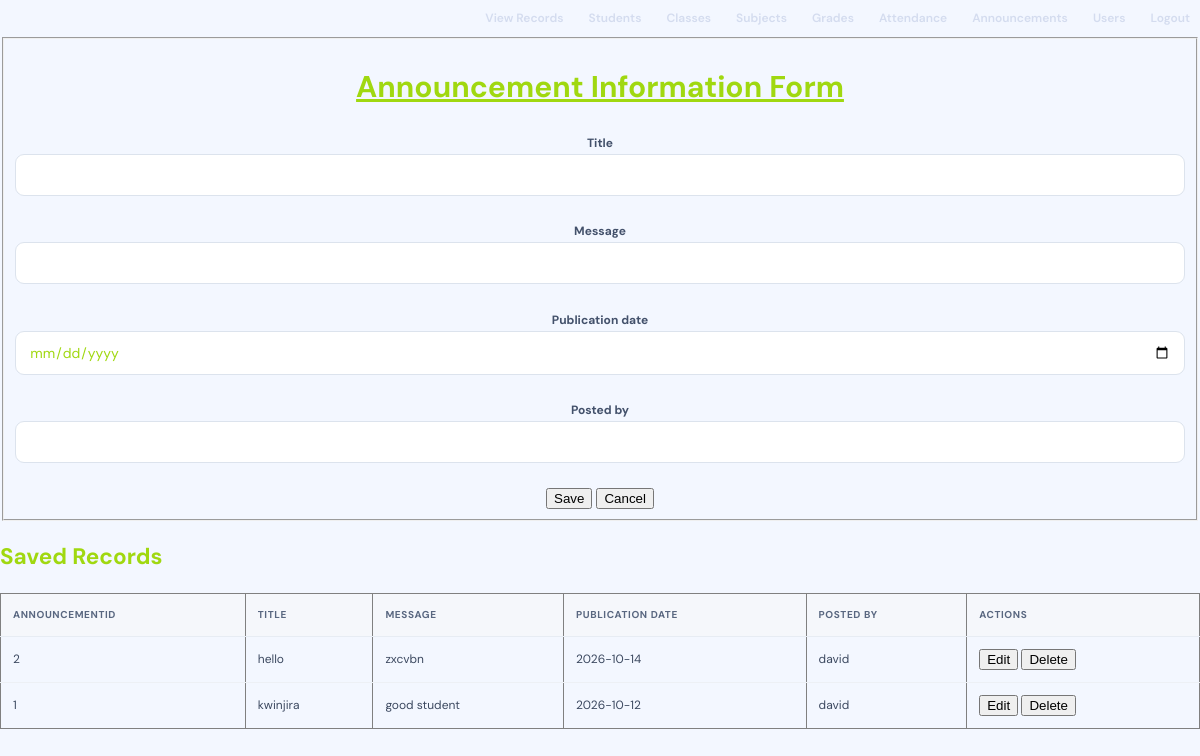
Screenshot of /annoncement.php (signed in) with the database file from the repository.
### tables this page shows
CREATE TABLE `announcements` (
  `announcementid` int(5) NOT NULL,
  `title` varchar(20) NOT NULL,
  `message` varchar(30) NOT NULL,
  `publicationdate` varchar(30) NOT NULL,
  `postedby` varchar(20) NOT NULL
);

### annoncement.php (the view, shortened to what this page needs)
<?php
$conn = mysqli_connect("localhost", "root", "", "lol_sms");
mysqli_set_charset($conn, "utf8mb4");
$edit = null;
?>
<!DOCTYPE html>
<html lang="en">
<head>
<link rel="stylesheet" href="style.css">
</head>
<body>
<nav class="top-nav">
<a href="view.php">View Records</a>
<a href="students.php">Students</a><a href="class.php">Classes</a>
<a href="subject.php">Subjects</a><a href="grade.php">Grades</a>
<a href="attendance.php">Attendance</a><a href="annoncement.php">Announcements</a>
<a href="users.php">Users</a><a href="logout.php">Logout</a>
</nav>
<center>
<fieldset>
<h1><u>Announcement Information Form</u></h1>
<form method="post" action="annoncement.php">
<label>Title</label>
<input type="text" name="title" value="<?php echo htmlspecialchars($edit["title"] ?? ""); ?>" required><br><br>
<label>Message</label>
<input type="text" name="message" value="<?php echo htmlspecialchars($edit["message"] ?? ""); ?>" required><br><br>
<label>Publication date</label>
<input type="date" name="publicationdate" value="<?php echo htmlspecialchars($edit["publicationdate"] ?? ""); ?>" required><br><br>
<label>Posted by</label>
<input type="text" name="postedby" value="<?php echo htmlspecialchars($edit["postedby"] ?? ""); ?>" required><br><br>
<?php if ($edit) { ?>
<button type="submit" name="update">Update</button>
<a href="annoncement.php">Cancel</a>
<?php } else { ?>
<button type="submit" name="save">Save</button>
<button type="reset">Cancel</button>
<?php } ?>
</form>
</fieldset>
</center>
<h2>Saved Records</h2>
<table border="1" cellpadding="8">
<tr>
<th>announcementid</th>
<th>Title</th>
<th>Message</th>
<th>Publication date</th>
<th>Posted by</th>
<th>Actions</th>
</tr>
<?php
$result = mysqli_query($conn, "SELECT * FROM `announcements` ORDER BY `announcementid` DESC");
while ($row = mysqli_fetch_assoc($result)) {
?>
<tr>
<td><?php echo (int)$row["announcementid"]; ?></td>
<td><?php echo htmlspecialchars((string)$row["title"]); ?></td>
<td><?php echo htmlspecialchars((string)$row["message"]); ?></td>
<td><?php echo htmlspecialchars((string)$row["publicationdate"]); ?></td>
<td><?php echo htmlspecialchars((string)$row["postedby"]); ?></td>
<td>
<a href="annoncement.php?edit=<?php echo (int)$row["announcementid"]; ?>"><button>Edit</button></a>
<form method="post" action="annoncement.php" style="display:inline" onsubmit="return confirm('Are you sure you want to delete this record?');">
<button type="submit" name="delete">Delete</button>
</form>
</td>
</tr>
<?php } ?>
</table>
</body>
</html>

### style.css (style rules this page uses)
:root { --ink:#a0d810;--muted:#eaeff6;--line:#e7ecf3;--paper:#f3f7ff;--white:#fff;--navy:#14213d;--blue:#4169e1;--blue2:#3154c8;--green:#16845b;--red:#c63f50;--shadow:0 12px 35px rgba(25,42,75,.07) }
* { box-sizing:border-box }
body { margin:0;background:var(--paper);color:var(--ink);font:15px 'DM Sans',Arial,sans-serif;line-height:1.55 }
.top-nav { display:flex;align-items:center;justify-content:flex-end;gap:5px;flex-wrap:wrap }
.top-nav a { color:#d4dcef;text-decoration:none;font-size:12px;font-weight:600;padding:9px 10px;border-radius:8px;transition:.2s }
label { font-size:12px;font-weight:700;color:#43516b }
input,select,textarea { width:100%;border:1px solid #dce3ed;border-radius:9px;padding:11px 13px;font:14px 'DM Sans',sans-serif;color:var(--ink);background:#fff;outline:none;transition:border .2s,box-shadow .2s }
table { width:100%;border-collapse:collapse;white-space:nowrap;font-size:12px }
th { text-align:left;background:#f5f7fb;color:#596780;font-size:10px;text-transform:uppercase;letter-spacing:.6px;padding:13px 12px;border-bottom:1px solid var(--line) }
td { padding:12px;border-bottom:1px solid #edf0f5;color:#3c4960 }
tbody tr:last-child td { border-bottom:0 }
.top-nav a { color:#d4dcef; text-decoration:none; font-size:12px; font-weight:600; padding:9px 10px; border-radius:8px; transition:.2s }

### rows the page displays
announcements: announcementid "2", title "hello", message "zxcvbn", publicationdate "2026-10-14", postedby "david"
announcements: announcementid "1", title "kwinjira", message "good student", publicationdate "2026-10-12", postedby "david"
